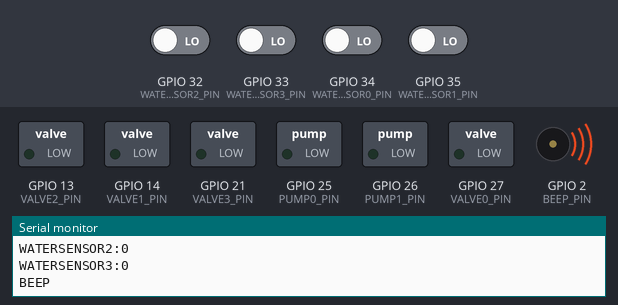
Recording of a sketch running on a simulated ESP32. Parts: switched loads named in the sketch (green lamp = pin HIGH), buzzer (waves = sounding, pin HIGH), the last lines printed to the serial monitor. Inputs (shaded band) come from the test bench; at power-on: GPIO 32 (WATERSENSOR2_PIN), GPIO 33 (WATERSENSOR3_PIN), GPIO 34 (WATERSENSOR0_PIN), GPIO 35 (WATERSENSOR1_PIN) LOW.

Above: at 0.6 s.
At 2.6 s:
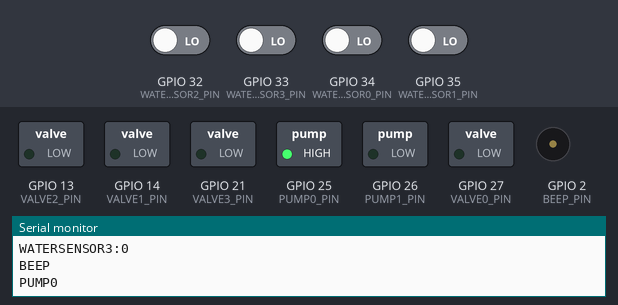
At 4.6 s:
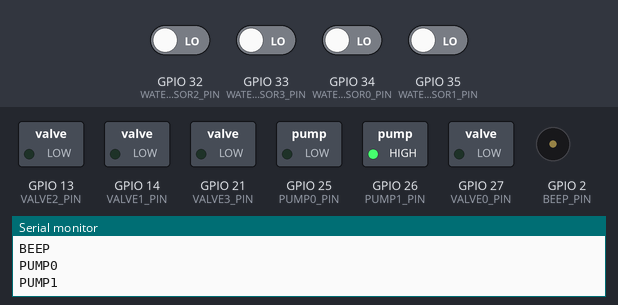
At 8.6 s:
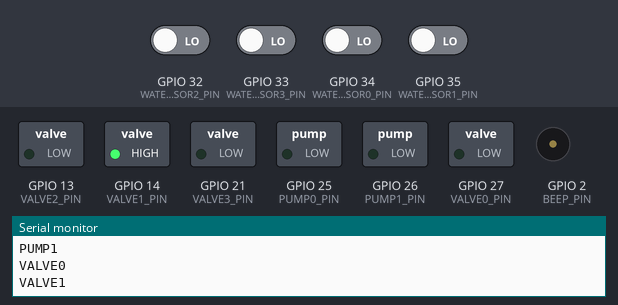
At 12.6 s:
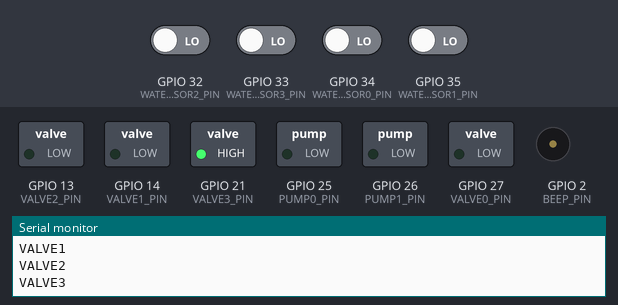
At 17.6 s:
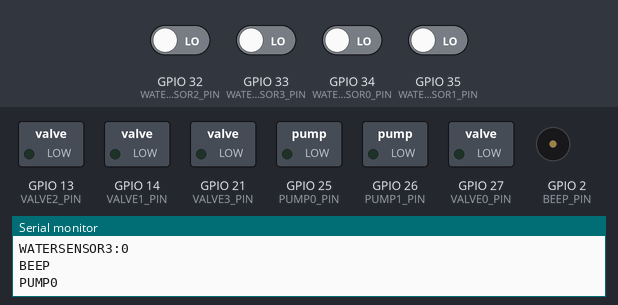
Timing chart, 0 to 18.3 s (numbered marks = the images above):
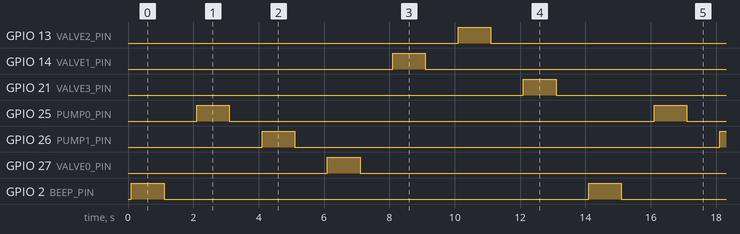

The sketch:

quinoa_devicecheck_ESP32.ino
```cpp
/* Version 202304
#define PUMP0_PIN 27
#define PUMP1_PIN 26
#define FAN_PIN 22
#define BEEP_PIN 2
#define WATERSENSOR_PIN 25
#define BEEP
*/


/* Version 202304 */
#define PUMP0_PIN 25
#define PUMP1_PIN 26
#define VALVE0_PIN 27
#define VALVE1_PIN 14
#define VALVE2_PIN 13
#define VALVE3_PIN 21
#define GROVE0_PIN 22
#define GROVE1_PIN 39         // VN input only
#define BEEP_PIN 2
#define WATERSENSOR0_PIN 34
#define WATERSENSOR1_PIN 35
#define WATERSENSOR2_PIN 32
#define WATERSENSOR3_PIN 33
#define BEEP
#define SW_THERMISTOR_PIN A0  // VP input only
\
//------------------------------------------------------------------------------
void setup() {

  Serial.begin(115200);
  delay(100);
  Serial.println("WATERCONTROLLER START");
  pinMode(WATERSENSOR0_PIN, INPUT);
  pinMode(WATERSENSOR1_PIN, INPUT);
  pinMode(WATERSENSOR2_PIN, INPUT);
  pinMode(WATERSENSOR3_PIN, INPUT);
  pinMode(PUMP0_PIN, OUTPUT);
  pinMode(PUMP1_PIN, OUTPUT);
  pinMode(BEEP_PIN, OUTPUT);
  pinMode(VALVE0_PIN, OUTPUT);
  pinMode(VALVE1_PIN, OUTPUT);
  pinMode(VALVE2_PIN, OUTPUT);
  pinMode(VALVE3_PIN, OUTPUT);
  digitalWrite(PUMP0_PIN, 0);
  digitalWrite(PUMP1_PIN, 0);
  digitalWrite(BEEP_PIN, 0);
  digitalWrite(VALVE0_PIN, 0);
  digitalWrite(VALVE1_PIN, 0);
  digitalWrite(VALVE2_PIN, 0);
  digitalWrite(VALVE3_PIN, 0);


}

void loop()
{

  Serial.printf("WATERSENSOR0:%d\n",digitalRead(WATERSENSOR0_PIN ));
  Serial.printf("WATERSENSOR1:%d\n",digitalRead(WATERSENSOR1_PIN ));
  Serial.printf("WATERSENSOR2:%d\n",digitalRead(WATERSENSOR2_PIN ));
  Serial.printf("WATERSENSOR3:%d\n",digitalRead(WATERSENSOR3_PIN ));
  Serial.printf("BEEP\n");
  digitalWrite(BEEP_PIN, 1);
  delay(1000);
  digitalWrite(BEEP_PIN, 0);
  delay(1000);
  Serial.printf("PUMP0\n");
  digitalWrite(PUMP0_PIN, 1);
  delay(1000);
  digitalWrite(PUMP0_PIN, 0);
  delay(1000);
  Serial.printf("PUMP1\n");
  digitalWrite(PUMP1_PIN, 1);
  delay(1000);
  digitalWrite(PUMP1_PIN, 0);
  delay(1000);
  Serial.printf("VALVE0\n");
  digitalWrite(VALVE0_PIN, 1);
  delay(1000);
  digitalWrite(VALVE0_PIN, 0);
  delay(1000);
  Serial.printf("VALVE1\n");
  digitalWrite(VALVE1_PIN, 1);
  delay(1000);
  digitalWrite(VALVE1_PIN, 0);
  delay(1000);
  Serial.printf("VALVE2\n");
  digitalWrite(VALVE2_PIN, 1);
  delay(1000);
  digitalWrite(VALVE2_PIN, 0);
  delay(1000);
  Serial.printf("VALVE3\n");
  digitalWrite(VALVE3_PIN, 1);
  delay(1000);
  digitalWrite(VALVE3_PIN, 0);
  delay(1000);


}
```

Measured:
- by itself, GPIO 13 (VALVE2_PIN), GPIO 14 (VALVE1_PIN), GPIO 21 (VALVE3_PIN), GPIO 25 (PUMP0_PIN), GPIO 26 (PUMP1_PIN), GPIO 27 (VALVE0_PIN), GPIO 2 (BEEP_PIN): alternates HIGH for 1.0 s and LOW for 13.0 s
- by itself, everything shown: repeats every 14.0 s, in 14 steps
